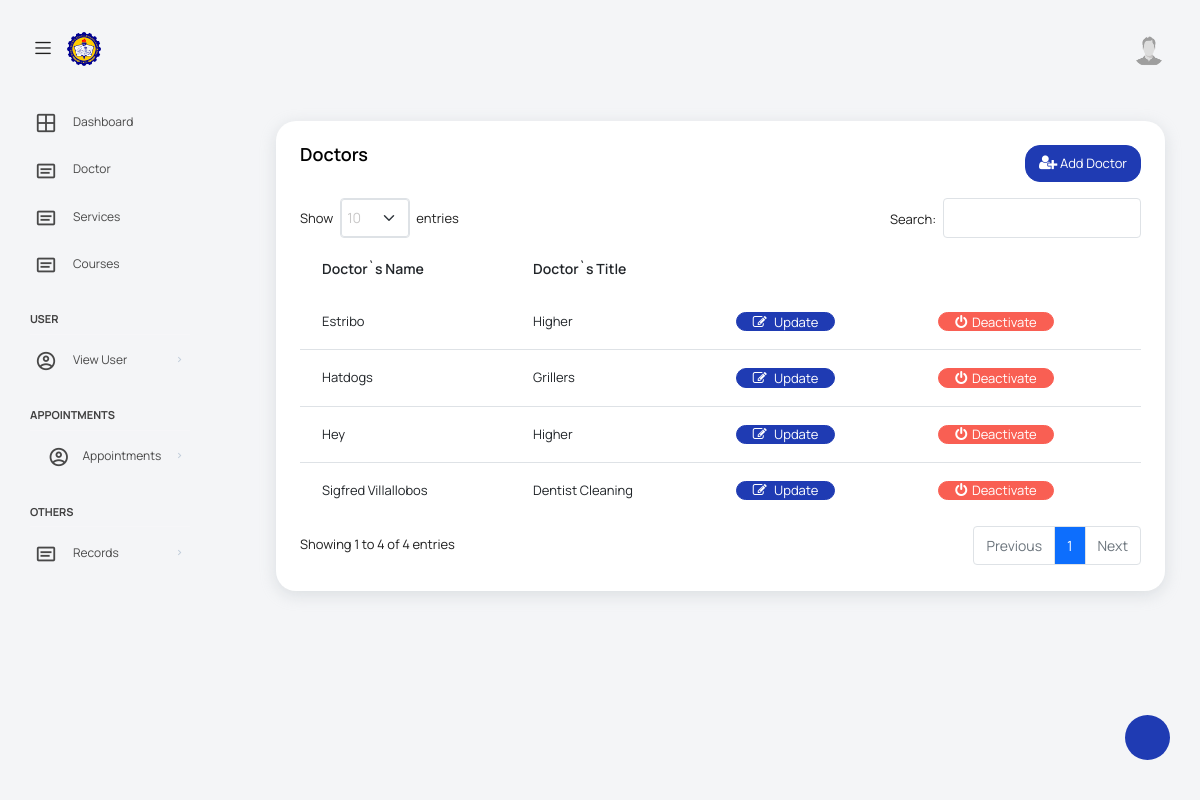
Screenshot of /views/assistantDoctors.php with the database file from the repository.
### tables this page shows
CREATE TABLE `doctor` (
  `Doctor_ID` int(255) NOT NULL,
  `Doctor_name` varchar(100) NOT NULL,
  `Doctor_title` varchar(200) NOT NULL,
  `Doctor_status` int(2) NOT NULL
);

### config/database.php (called while the page is built, shortened)
<?php
$host = "localhost";
$username = "root";
$password = "";
$database = "capstone";
$conn = mysqli_connect($host, $username, $password, $database);
function findAll($table, $orderBy = null)
{
    global $conn;
    $orderByClause = ($orderBy !== null) ? "ORDER BY " . key($orderBy) . " " . current($orderBy) : "";
    $stmt = $conn->prepare("SELECT * FROM $table $orderByClause");
    $stmt->execute();
    $result = $stmt->get_result();
    return $result->fetch_all(MYSQLI_ASSOC);
}

### views/assistantDoctors.php (the view, shortened to what this page needs)
<?php require_once('assistantHeader.php'); ?>
<div class="col-lg-12 grid-margin stretch-card">
    <div class="card">
        <div class="card-body">
            <div class="d-flex justify-content-between mb-3">
                <h4 class="card-title">Doctors</h4>
                <a class="btn btn-primary btn-sm" data-bs-toggle="modal" data-bs-target="#add_doctor"><i class="fa fa-user-plus"></i> Add Doctor</a>
            </div>
            <table class="table table_striped" id="tables">
                <thead>
                    <tr>
                        <th>Doctor`s Name</th>
                        <th>Doctor`s Title</th>
                        <th></th>
                        <th></th>
                    </tr>
                </thead>
                <tbody>
                    <?php $doctor = findAll('doctor');
                    foreach ($doctor as $row) :
                    ?>
                        <tr>
                            <td><?= $row['Doctor_name'] ?></td>
                            <td><?= $row['Doctor_title'] ?></td>
                            <td><button class="btn btn-primary btn-sm " data-bs-toggle="modal" data-bs-target="#edit_doctor<?= $row['Doctor_ID'] ?>"><i class="fa fa-edit"></i> Update</button></td>
                            <form method="post" action="../actions/adminManageDoctor.php?activate">
                                <td><button type="submit" name="activation" class="btn <?php echo $row['Doctor_status'] == 0 ? "btn-success" : "btn-danger" ?> btn-sm"><i class="fa fa-power-off"></i><?php echo $row['Doctor_status'] == 0 ? "Activate" : "Deactivate" ?></button></td>
                            </form>
                        </tr>
                    <?php endforeach; ?>
                </tbody>
            </table>
        </div>
    </div>
</div>
<?php require_once('footer.php'); ?>

### public/assets/css/datatable.css (style rules this page uses)
table.dataTable thead>tr>th.sorting,table.dataTable thead>tr>th.sorting_asc,table.dataTable thead>tr>th.sorting_desc,table.dataTable thead>tr>th.sorting_asc_disabled,table.dataTable thead>tr>th.sorting_desc_disabled,table.dataTable thead>tr>td.sorting,table.dataTable thead>tr>td.sorting_asc,table.dataTable thead>tr>td.sorting_desc,table.dataTable thead>tr>td.sorting_asc_disabled,table.dataTable thead>tr>td.sorting_desc_disabled { cursor:pointer;position:relative;padding-right:26px }
table.dataTable thead>tr>th.sorting:before,table.dataTable thead>tr>th.sorting:after,table.dataTable thead>tr>th.sorting_asc:before,table.dataTable thead>tr>th.sorting_asc:after,table.dataTable thead>tr>th.sorting_desc:before,table.dataTable thead>tr>th.sorting_desc:after,table.dataTable thead>tr>th.sorting_asc_disabled:before,table.dataTable thead>tr>th.sorting_asc_disabled:after,table.dataTable thead>tr>th.sorting_desc_disabled:before,table.dataTable thead>tr>th.sorting_desc_disabled:after,table.dataTable thead>tr>td.sorting:before,table.dataTable thead>tr>td.sorting:after,table.dataTable thead>tr>td.sorting_asc:before,table.dataTable thead>tr>td.sorting_asc:after,table.dataTable thead>tr>td.sorting_desc:before,table.dataTable thead>tr>td.sorting_desc:after,table.dataTable thead>tr>td.sorting_asc_disabled:before,table.dataTable thead>tr>td.sorting_asc_disabled:after,table.dataTable thead>tr>td.sorting_desc_disabled:before,table.dataTable thead>tr>td.sorting_desc_disabled:after { position:absolute;display:block;opacity:.125;right:10px;line-height:9px;font-size:.9em }
table.dataTable thead>tr>th.sorting:before,table.dataTable thead>tr>th.sorting_asc:before,table.dataTable thead>tr>th.sorting_desc:before,table.dataTable thead>tr>th.sorting_asc_disabled:before,table.dataTable thead>tr>th.sorting_desc_disabled:before,table.dataTable thead>tr>td.sorting:before,table.dataTable thead>tr>td.sorting_asc:before,table.dataTable thead>tr>td.sorting_desc:before,table.dataTable thead>tr>td.sorting_asc_disabled:before,table.dataTable thead>tr>td.sorting_desc_disabled:before { bottom:50%; content:"▴" }
table.dataTable thead>tr>th.sorting:after,table.dataTable thead>tr>th.sorting_asc:after,table.dataTable thead>tr>th.sorting_desc:after,table.dataTable thead>tr>th.sorting_asc_disabled:after,table.dataTable thead>tr>th.sorting_desc_disabled:after,table.dataTable thead>tr>td.sorting:after,table.dataTable thead>tr>td.sorting_asc:after,table.dataTable thead>tr>td.sorting_desc:after,table.dataTable thead>tr>td.sorting_asc_disabled:after,table.dataTable thead>tr>td.sorting_desc_disabled:after { top:50%;content:"▾" }
table.dataTable thead>tr>th.sorting_asc:before,table.dataTable thead>tr>th.sorting_desc:after,table.dataTable thead>tr>td.sorting_asc:before,table.dataTable thead>tr>td.sorting_desc:after { opacity:.6 }
table.dataTable thead th,table.dataTable thead td,table.dataTable tfoot th,table.dataTable tfoot td { text-align:left }
table.dataTable { clear:both;margin-top:6px !important;margin-bottom:6px !important;max-width:none !important;border-collapse:separate !important;border-spacing:0 }
table.dataTable td,table.dataTable th { -webkit-box-sizing:content-box;box-sizing:content-box }
table.dataTable>tbody>tr { background-color:transparent }

### rows the page displays
doctor: Doctor_name "Sigfred Villallobos", Doctor_title "Dentist Cleaning", Doctor_status "Deactivate"
doctor: Doctor_name "Estribo", Doctor_title "Higher", Doctor_status "Deactivate"
doctor: Doctor_name "Hey", Doctor_title "Higher", Doctor_status "Deactivate"
doctor: Doctor_name "Hatdogs", Doctor_title "Grillers", Doctor_status "Deactivate"
